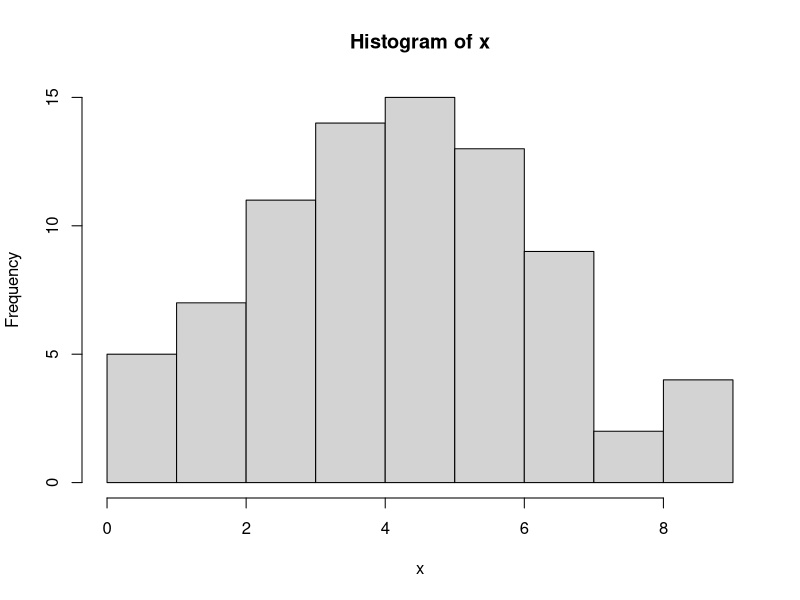

R code for this plot:
# Using Functions

# reference cheat sheet with common built-in R functions -
# https://iqss.github.io/dss-workshops/R/Rintro/base-r-cheat-sheet.pdf


# A few common functions ----

abs(-3)
sqrt(3403)

log(3)
log(3, base=3)

round(4.342345)
round(4.342345, digits=2)
round(4.342345, 2)



# functions that operate on vectors

x <- c(5, 7, 2, 4, 5, 1, 0, 9, 7, 5, 
       4, 7, 3, 6, 6, 4, 4, 4, 4, 1,
       4, 6, 2, 3, 4, 5, 7, 6, 5, 3,
       6, 2, 3, 4, 5, 7, 6, 5, 3, 6, 
       2, 3, 4, 5, 7, 6, 5, 3, 5, 1, 
       4, 6, 2, 3, 4, 5, 7, 6, 5, 3,
       6, 2, 3, 4, 5, 7, 6, 5, 3, 6, 
       0, 9, 7, 5, 4, 2, 9, 8, 8, 9)

# functions that operate element-wise on a vector
log(x)

# functions that operate on the entire vector
sum(x)
mean(x)
sd(x)
var(x)

length(x)

# we can also make basic plots:
hist(x)



# TRY IT ----

# This code creates two vectors with random values.
# Run the code and look at the vectors
v1 <- rnorm(20)
v2 <- rnorm(20)

# Which vector has the greater mean?


# Which vector has the greater variance?


# Which vector has the greater max value?  max() is the function





